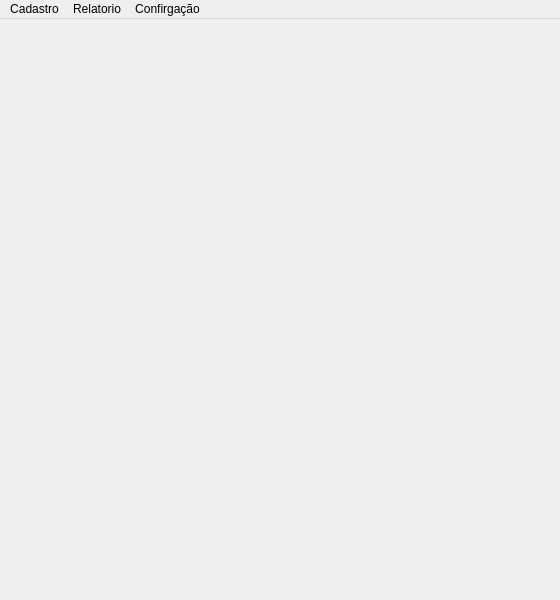
<?xml version="1.0" encoding="UTF-8"?>
<ui version="4.0">
 <class>MainWindow</class>
 <widget class="QMainWindow" name="MainWindow">
  <property name="geometry">
   <rect>
    <x>0</x>
    <y>0</y>
    <width>560</width>
    <height>600</height>
   </rect>
  </property>
  <property name="minimumSize">
   <size>
    <width>560</width>
    <height>600</height>
   </size>
  </property>
  <property name="maximumSize">
   <size>
    <width>591</width>
    <height>600</height>
   </size>
  </property>
  <property name="windowTitle">
   <string>Tela Inicial</string>
  </property>
  <widget class="QWidget" name="centralwidget">
   <widget class="QLabel" name="label">
    <property name="geometry">
     <rect>
      <x>20</x>
      <y>10</y>
      <width>550</width>
      <height>550</height>
     </rect>
    </property>
    <property name="text">
     <string/>
    </property>
    <property name="alignment">
     <set>Qt::AlignCenter</set>
    </property>
   </widget>
  </widget>
  <widget class="QMenuBar" name="menubar">
   <property name="geometry">
    <rect>
     <x>0</x>
     <y>0</y>
     <width>560</width>
     <height>21</height>
    </rect>
   </property>
   <widget class="QMenu" name="menuCadastro">
    <property name="title">
     <string>Cadastro</string>
    </property>
    <widget class="QMenu" name="menuColaborador">
     <property name="title">
      <string>Colaborador</string>
     </property>
     <addaction name="actionPesquisar"/>
     <addaction name="actionCadastrar"/>
     <addaction name="actionCadastrar_Fun"/>
    </widget>
    <addaction name="menuColaborador"/>
    <addaction name="actionUser"/>
   </widget>
   <widget class="QMenu" name="menuRelatorio">
    <property name="title">
     <string>Relatorio</string>
    </property>
    <addaction name="actionRelat_rio_por_Colaborador"/>
    <addaction name="actionRegistro_Semanal"/>
   </widget>
   <widget class="QMenu" name="menuConfirga_o">
    <property name="title">
     <string>Confirgação</string>
    </property>
    <addaction name="actionTrocar_Logo"/>
    <addaction name="actionTabelas"/>
   </widget>
   <addaction name="menuCadastro"/>
   <addaction name="menuRelatorio"/>
   <addaction name="menuConfirga_o"/>
  </widget>
  <action name="actionUser">
   <property name="text">
    <string>Usuário</string>
   </property>
  </action>
  <action name="actionRelat_rio_por_Colaborador">
   <property name="text">
    <string>Relatório por Colaborador</string>
   </property>
  </action>
  <action name="actionPesquisar">
   <property name="text">
    <string>Pesquisar</string>
   </property>
  </action>
  <action name="actionCadastrar">
   <property name="text">
    <string>Cadastrar</string>
   </property>
  </action>
  <action name="actionTrocar_Logo">
   <property name="text">
    <string>Trocar Logo</string>
   </property>
  </action>
  <action name="actionCadastrar_Fun">
   <property name="text">
    <string>Cadastrar Função</string>
   </property>
  </action>
  <action name="actionRegistro_Semanal">
   <property name="text">
    <string>Registro Semanal</string>
   </property>
  </action>
  <action name="actionTabelas">
   <property name="text">
    <string>Tabelas</string>
   </property>
  </action>
 </widget>
 <resources/>
 <connections/>
</ui>
